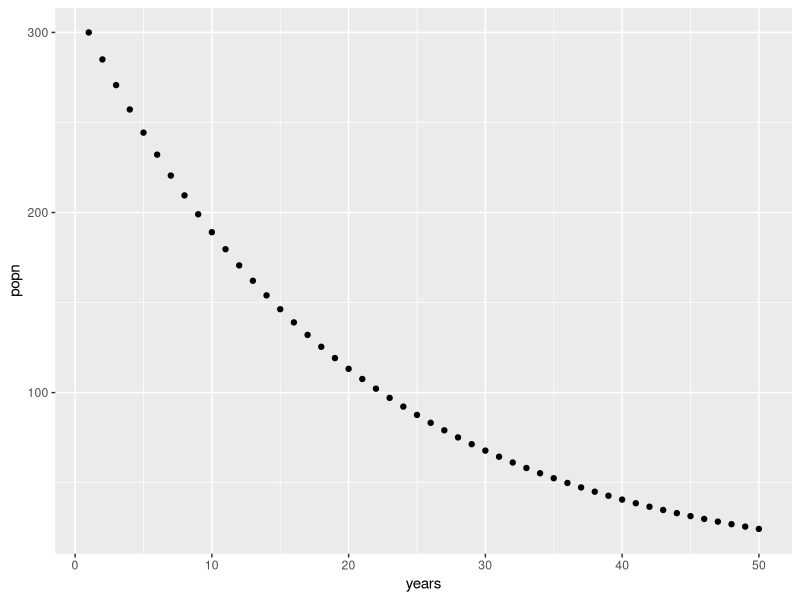
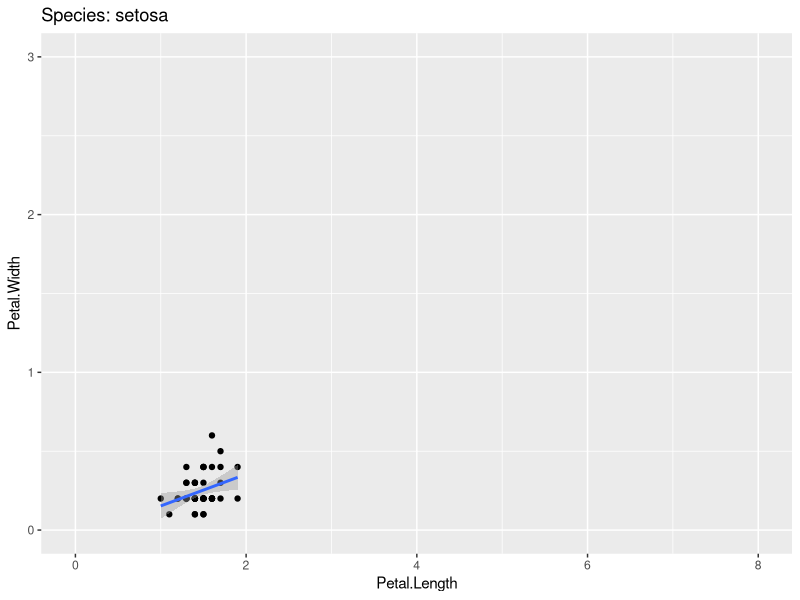
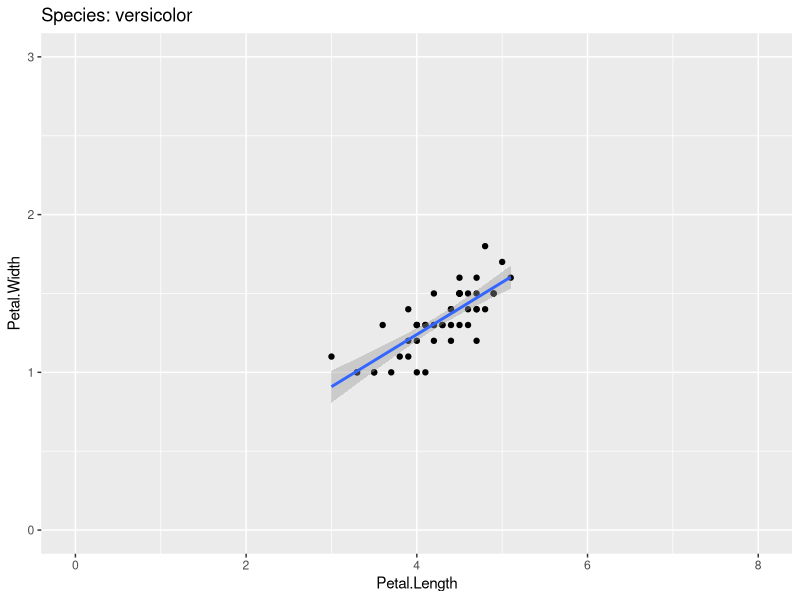
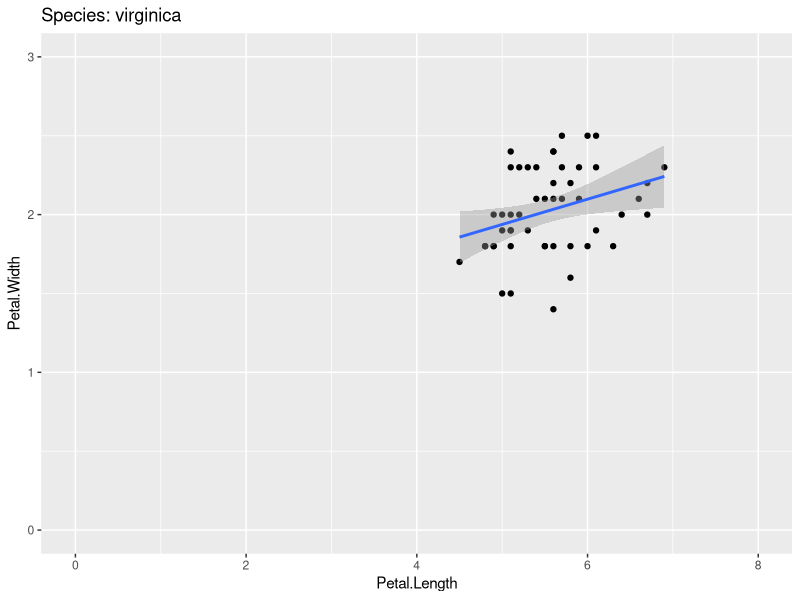

Here is the R script that generated these plots, in order:
## ---- chunk 1
#Reading in packages we need
library(tidyverse)
library(here)
## ---- chunk 2
# Create a new function called add_one
# x will be the only input to the function
add_one  <- function(x){
  
  # Add x and 1 together, store as the object "output"
  answer <- x + 1
  
  # Print out whatever is stored in "output"
  return(answer)
  
} 

add_one(x=4)

#working with multiple arguments

# Create a new function called add_together
# x and y will be the two arguments to the function
add_together  <- function(x, y){
  
  # Add x and y together, store as the object "output"
  output <- x + y
  
  # Print out whatever is stored in "output"
  return(output)
  
} 
## ---- chunk 3
add_together(3,5)
## ---- chunk 4
add_together

## ---- chunk 5
math_time <- function(x,y,z){
  output <- (x-y)^2/z
return(output)
}

math_time(5,2,9)
## ---- chunk 6
# Create a function called lbs_to_kg that takes a data object 'weights' as input
lbs_to_kg  <- function(weights){
  
  # Multiply weights by 0.454, store as the object "output"
  output <- weights*0.454
  
  # Print out whatever is stored in "output"
  return(output)
  
} 

#Vector of bison weights
bison <- c(1000, 800, 1200, 1400)

#Feeding it to our function 

lbs_to_kg(weights = bison)
## ---- chunk 7
deviation <- function(cow){
  output <- cow-mean(cow)
  return(output)
}
deviation(cow = bison)
## ---- chunk 8
# Look at the first 6 rows of iris
head(iris)
## ---- chunk 9
#Getting avergaes of all measurments by species 
iris %>% 
  group_by(Species) %>% 
  summarize(Sepal.Length = mean(Sepal.Length),
            Sepal.Width = mean(Sepal.Width),
            Petal.Length = mean(Petal.Length),
            Petal.Width = mean(Petal.Width))

#Using the across function 

iris %>%
  group_by(Species) %>% 
  summarize(across(.cols = c(Sepal.Length, Sepal.Width, Petal.Length, Petal.Width), 
                   .fns = mean))

#Some tricks for selecting columns
iris %>%
  group_by(Species) %>% 
  summarize(across(.cols = Sepal.Length:Petal.Width, 
                   .fns = mean))

#Using 'everything'
iris %>%
  group_by(Species) %>% 
  summarize(across(.cols = everything(), 
                   .fns = mean))


## ---- chunk 10
iris %>%
  group_by(Species) %>% 
  summarize(across(.cols = where(is.numeric),
                                 .fns = median))
            
## ---- chunk 11
cereal <- read.csv("data/cereal.csv")

cereal %>% 
  group_by(mfr) %>% 
  summarize(across(.cols = where(is.numeric),
                                 .fns = mean))
## ---- chunk 12
#The most basic example of a loop 

for (i in 1:5) {
  # Print out whatever the value of i is
  print(i)
}

#Manually running first two iterations of the loop 

# First iteration where i = 1:
i <- 1
print(i)
# Second iteration where i = 2
i <- 2
print(i)

#Using mutiplication in our loop
for (i in 1:5) {
  print(i*2)
}
## ---- chunk 13
for (i in 1:10) {
  # Print out whatever the value of i is
  print(i^2)
}
## ---- chunk 14
N0 = 100  #initial population size

years = 20  #number of years into the future

N = vector(length = years)  # create an empty vector to store pop. sizes

N[1] = N0  #initial population size should be the first N

lambda = 1.2  #growth rate

print(N)

N[5]

N[1]

# For every year t in 2 through 20 (remember, "years" also equals 20), apply the following equation
for (t in 2:20) {
  N[t] = N[t - 1] * lambda # Apply the equation
}

N

## ---- chunk 15
N0 = 300
lambda = 0.95
years = 50
N = vector(length=years)
N[1] = N0
N

for (t in 2:50) {
  N[t] = N[t - 1] * lambda}

N
## ---- chunk 16
popn_data <- tibble(years = 1:years, # Make the years column = 1, 2, 3, ..., 20
                    popn = N)
popn_data %>% 
  ggplot(aes(x=years,
             y=popn))+
  geom_point()
## ---- chunk 17
head(iris)

#extracting elements
#getting the first row
iris[1,]
#getting the data in the third column as a vector
iris[,3]
#getting exact value in the first row and third column 
iris[1,3]

#iteratively performing each action 
for (i in 1:5) {
  
  # This prints out a statement saying "Here's column i", 
  #but the i gets replaced with the number that it's currently at
  print(paste("Here's column",i))
  
  # This prints out column i
  print(iris[,i])
}

#taking the mean of each function
for (i in 1:4) {
  
  # This prints out a statement saying "Here's column i", but the i gets replaced with the number that it's currently at
  print(paste("Here's column",i))
  
  # This prints out column i
  print(mean(iris[,i]))
}

#Using across to do the same 
iris %>% 
  summarize(across(.cols = 1:4, 
                   .fns = mean))
## ---- chunk 18
#Adding names to the four loop 
for (i in 1:4) {
  # Fetch the column names of the dataframe, store in a vector "names"
  names <- colnames(iris)
  
  # Print out the "i"th element of the vector to print alongside the output
  print(names[i])
  
  # This prints out column i
  print(mean(iris[,i]))
}
## ---- chunk 19
# Store a vector of unique species names from the Species column of Iris
spp_names <- unique(iris$Species)

#Create a loop that iterates across the total numnber of species 
for (i in 1:length(spp_names)) {
  
  filt_data <- iris %>% 
    #Filters to species [i] indexed species name
    filter(Species == spp_names[i])
  
  # Plots filtered data of species [1]
  plot <- filt_data %>% 
    # Petal length on the x-axis and width on the y-axis
    ggplot(aes(x = Petal.Length,
               y = Petal.Width)) +
    # Creates points
    geom_point() +
    # Creates a linear model showing the relationship across points
    geom_smooth(method = "lm") +
    # Limits x and y to specified values
    lims(x = c(0,8),
         y = c(0,3)) +
    # Titles plot with species of [i]
    ggtitle(paste("Species:", spp_names[i]))
  
  # Shows the plot
  print(plot)
}

